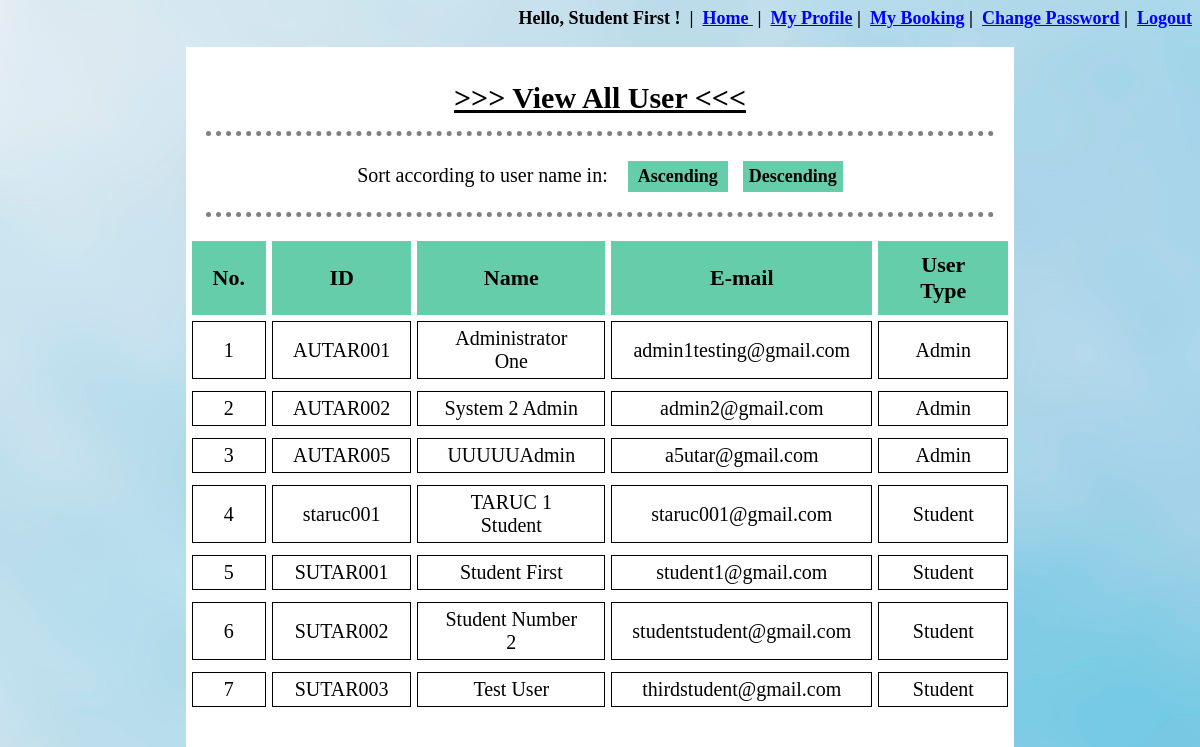
/Talent-Hunt-master/user_manage_view.php (signed in), run on the app's committed database.
### tables this page shows
CREATE TABLE `user_details` (
  `UserNo` int(10) NOT NULL,
  `UserID` varchar(10) NOT NULL,
  `UserFullName` varchar(80) NOT NULL,
  `UserPassword` varchar(12) NOT NULL,
  `UserType` varchar(11) NOT NULL,
  `UserEmail` varchar(50) NOT NULL,
  `UserImage` longblob NOT NULL,
  `UserImageName` varchar(50) NOT NULL
);

### Talent-Hunt-master/user_manage_view.php (the view, shortened to what this page needs)
<?php
	include "database/connect.php";
	include 'session.php';
?>
<!DOCTYPE html>
<html>
<head>
</head>
<body background="image\img7.jpg">
	<div id="view" align="center">
		<br>
		<p><span style="text-decoration: underline;font-weight: 900;font-size: 30px"> >>> View All User <<< </span></p>
		<hr>
		<form action="user_manage_view.php" method="POST" style="font-size: 20px;">
			Sort according to user name in: &nbsp;&nbsp;
			<input type="submit" name="ascending" value="Ascending">&nbsp;&nbsp;
			<input type="submit" name="descending" value="Descending">
		</form>
		<hr>
		<table align="center" cellpadding="20px" cellspacing="6px">
			<tr>
				<th>No.</th>
				<th>ID</th>
				<th>Name</th>
				<th>E-mail</th>
				<th>User Type</th>
			</tr>
			<?php
				if (isset($_POST['ascending'])) {
					$count=0;
					$conn = mysqli_connect($servername, $username, $password, $dbname);
					$read_user = "SELECT * FROM user_details ORDER BY UserFullName ASC";
					$result_read_user = mysqli_query($conn, $read_user);
					if(mysqli_num_rows($result_read_user)>0){
						while($row = mysqli_fetch_array($result_read_user, MYSQLI_ASSOC)){
							$count=$count+1;
							echo "<tr>";
							echo "<td>".$count."</td>";
							echo "<td>".$row['UserID']."</td>";
							echo "<td>".$row['UserFullName']."</td>";
							echo "<td>".$row['UserEmail']."</td>";
							echo "<td>".$row['UserType']."</td>";
							echo "<tr>";
						}
					}
				}
				else{
					$count=0;
					$conn = mysqli_connect($servername, $username, $password, $dbname);
					$read_user = "SELECT * FROM user_details ORDER BY UserID ASC";
					$result_read_user = mysqli_query($conn, $read_user);
					if(mysqli_num_rows($result_read_user)>0){
						while($row = mysqli_fetch_array($result_read_user, MYSQLI_ASSOC)){
							$count=$count+1;
							echo "<tr>";
							echo "<td>".$count."</td>";
							echo "<td>".$row['UserID']."</td>";
							echo "<td>".$row['UserFullName']."</td>";
							echo "<td>".$row['UserEmail']."</td>";
							echo "<td>".$row['UserType']."</td>";
							echo "<tr>";
						}
					}
				}
			?>
		</table>
	</div>
</body>
</html>

### Talent-Hunt-master/user_manage_view.php (style rules this page uses)
form { margin-left: 60px; margin-top: 15px; margin-right: 60px; }
table { max-width:1200px; margin-bottom:50px; margin-left:auto; margin-right:auto; background-color: white; text-align:center; }
th { background-color: #66CDAA; border:1px solid #66CDAA; font-size: 22px; text-align: center; padding-top: 10px ; padding-bottom: 10px ; }
td { border:1px solid black; font-size: 20px; font-family: Times New Roman; text-align: center; padding-top: 5px ; padding-bottom: 5px ; }
input[type=submit] { padding: 5px; color: black; border: none; background-color: #66CDAA; font-weight: 700; font-family: Times New Roman; font-size: 18px; text-align: center; width: 100px; }
div { margin: auto; padding-bottom: 1px; width: 70%; background-color: white; }
hr { border-top: 5px dotted grey; border-bottom: none; border-left: none; border-right: none; width: 95%; padding-top: 10px }

### data on the page
user_details: UserID "AUTAR001", UserFullName "Administrator One", UserEmail "admin1testing@gmail.com", UserType "Admin"
user_details: UserID "AUTAR002", UserFullName "System 2 Admin", UserEmail "admin2@gmail.com", UserType "Admin"
user_details: UserID "AUTAR005", UserFullName "UUUUUAdmin", UserEmail "a5utar@gmail.com", UserType "Admin"
user_details: UserID "staruc001", UserFullName "TARUC 1 Student", UserEmail "staruc001@gmail.com", UserType "Student"
user_details: UserID "SUTAR001", UserFullName "Student First", UserEmail "student1@gmail.com", UserType "Student"
user_details: UserID "SUTAR002", UserFullName "Student Number 2", UserEmail "studentstudent@gmail.com", UserType "Student"
user_details: UserID "SUTAR003", UserFullName "Test User", UserEmail "thirdstudent@gmail.com", UserType "Student"

### other printed values
$_SESSION['UserFullName'] "Student First"
